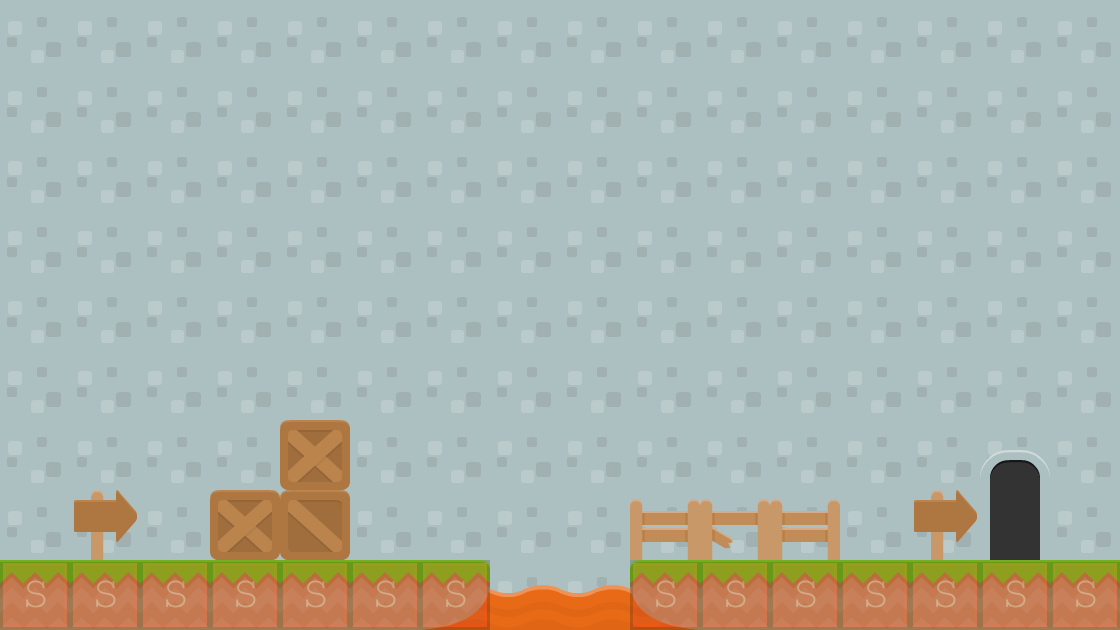

Tiled map render using the project's own tile images. Description and the map definition, with tile-layer contents summarised, below:
An orthogonal 16x9 tile map with 70x70 px tiles, 5 tile layers (background3, background2, background, collision, ...), 2 tilesets and 1 object (levelTrigger).

<map version="1.0" orientation="orthogonal" renderorder="right-down" width="16" height="9" tilewidth="70" tileheight="70" backgroundcolor="#ffff00">
 <tileset firstgid="1" name="background-tiles" tilewidth="70" tileheight="70">
  <image source="../img/background-tiles.png" width="910" height="910" />
 </tileset>
 <tileset firstgid="170" name="meta-tiles" tilewidth="70" tileheight="70">
  <image source="../img/meta-tiles.png" width="350" height="70" />
  <tile id="4">
   <properties>
    <property name="type" value="solid" />
   </properties>
  </tile>
 </tileset>
 <layer name="background3" width="16" height="9">
  <data>[144 cells, 144 non-empty, 1 distinct tile ids]</data>
 </layer>
 <layer name="background2" width="16" height="9">
  <data>[144 cells, 144 non-empty, 2 distinct tile ids]</data>
 </layer>
 <layer name="background" width="16" height="9">
  <data>[144 cells, 18 non-empty, 6 distinct tile ids]</data>
 </layer>
 <layer name="collision" width="16" height="9" opacity="0.2">
  <data>[144 cells, 14 non-empty, 1 distinct tile ids]</data>
 </layer>
 <objectgroup name="trigger-entities">
  <properties>
   <property name="xSpawn" value="400" />
   <property name="ySpawn" value="0" />
  </properties>
  <object name="levelTrigger" x="981" y="420" width="68" height="139">
   <properties>
    <property name="level" value="RicardoLevel02" />
   </properties>
  </object>
 </objectgroup>
 <layer name="foreground" width="16" height="9">
  <data>[144 cells, 8 non-empty, 5 distinct tile ids]</data>
 </layer>
</map>
